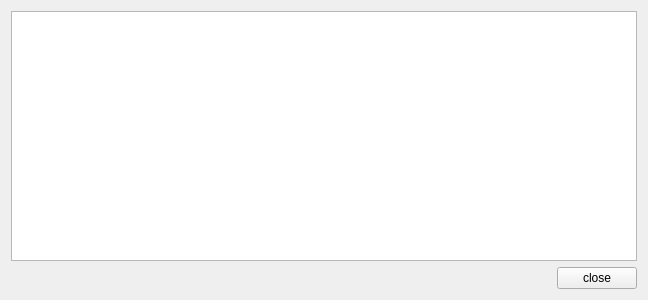
<?xml version="1.0" encoding="UTF-8"?>
<ui version="4.0">
 <class>CPreviewWindowBase</class>
 <widget class="QWidget" name="CPreviewWindowBase">
  <property name="geometry">
   <rect>
    <x>0</x>
    <y>0</y>
    <width>648</width>
    <height>300</height>
   </rect>
  </property>
  <property name="windowTitle">
   <string>Form</string>
  </property>
  <layout class="QGridLayout" name="gridLayout">
   <item row="0" column="0">
    <widget class="QTextEdit" name="textEdit">
     <property name="lineWrapMode">
      <enum>QTextEdit::NoWrap</enum>
     </property>
     <property name="readOnly">
      <bool>true</bool>
     </property>
    </widget>
   </item>
   <item row="1" column="0">
    <layout class="QHBoxLayout" name="horizontalLayout">
     <item>
      <spacer name="horizontalSpacer">
       <property name="orientation">
        <enum>Qt::Horizontal</enum>
       </property>
       <property name="sizeHint" stdset="0">
        <size>
         <width>40</width>
         <height>20</height>
        </size>
       </property>
      </spacer>
     </item>
     <item>
      <widget class="QPushButton" name="closeButton">
       <property name="text">
        <string>close</string>
       </property>
      </widget>
     </item>
    </layout>
   </item>
  </layout>
 </widget>
 <resources/>
 <connections/>
</ui>
